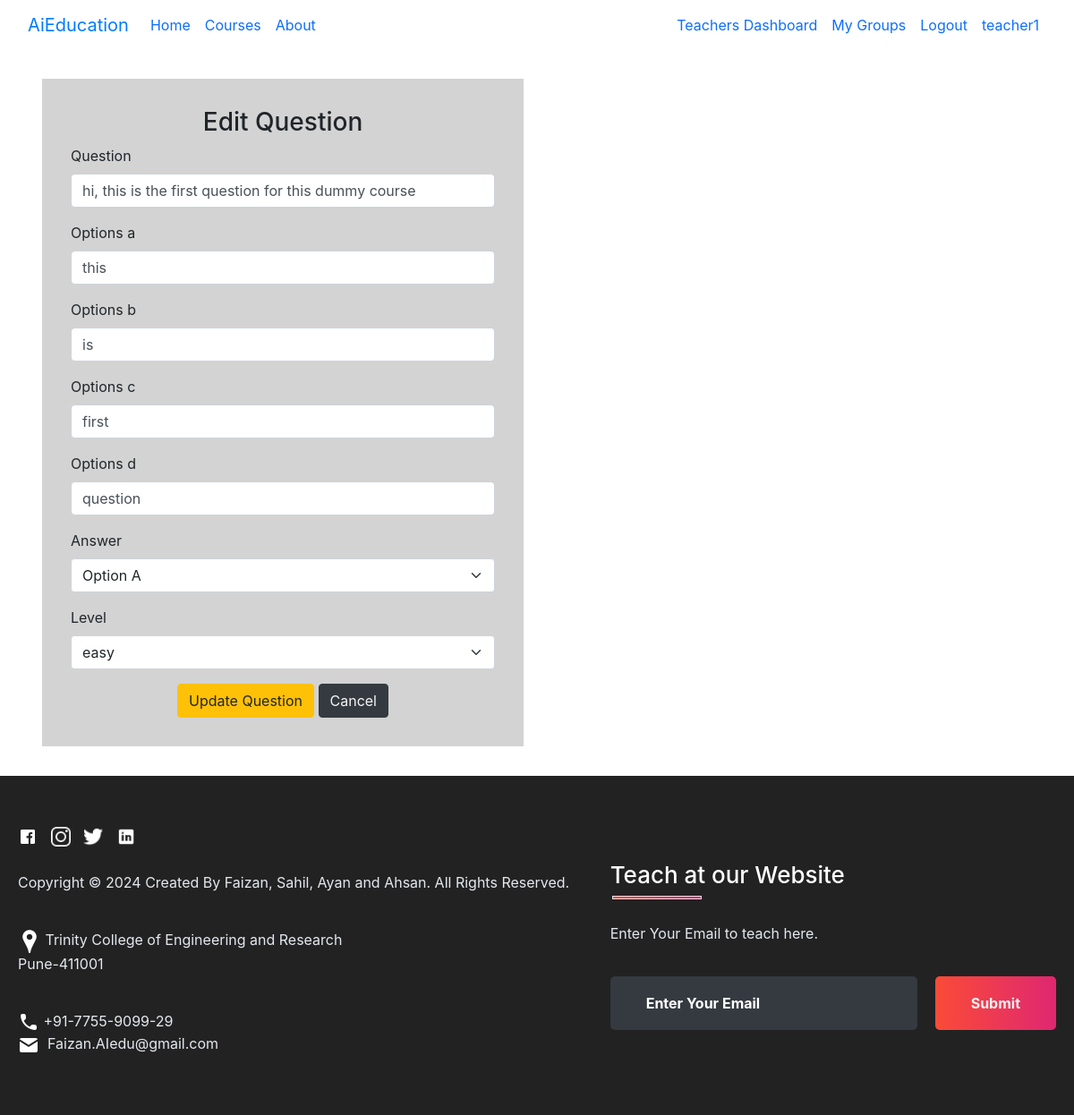
The app's page /tests/update-question/of/44/in/artificial-intelligence-course/ (signed in) with its own data.
### coursetests/models.py (models this page shows, shortened)
class Test_space(models.Model):
    question = models.CharField(max_length = 250)                   #1
    options_a = models.CharField(max_length = 250)                  #2
    options_b = models.CharField(max_length = 250)                  #3
    options_c = models.CharField(max_length = 250)                  #4
    options_d = models.CharField(max_length = 250)                  #5
    Answer_choices = [
        ('A', 'Option A'),
        ('B', 'Option B'),
        ('C', 'Option C'),
        ('D', 'Option D'),
        ('N', 'None') ]
    Level_it = [('easy','easy'),('meduim','medium'),
                ('hard','hard'),('expert','expert')]
    answer = models.CharField(default='N', choices = Answer_choices, max_length=200)           #6
    level = models.CharField(default = "easy", choices = Level_it, max_length=15)            #7
    course = models.ForeignKey(to=Course, on_delete = models.CASCADE)                         #8
    section = models.ForeignKey(to=Section, on_delete = models.CASCADE)                       #9
    teacher = models.ForeignKey(to=Teacher, on_delete = models.CASCADE)                       #10
    id = models.AutoField(primary_key=True)                                                   #11

### coursetests/views.py (the view, shortened to what this page needs)
# urls.py: path('update-question/of/<int:pk>/in/<slug:course_slug>/', views.UpdateQuestion.as_view(), name="updatequestion"),
class UpdateQuestion(LoginRequiredMixin, UpdateView):
    template_name="tests/update_question.html"
    model = Test_space
    fields = ['question', 'options_a', 'options_b', 'options_c', 'options_d', 'answer', 'level']

### coursetests/templates/tests/update_question.html (shortened to what this page needs)
{% extends 'base.html' %}
{% load static %}
{% load bootstrap5 %}
{% block content %}
<div class="row" style="margin:0px; padding: 2em;">
<div class="col-lg-6">
<div style="padding:2em; background-color: lightgrey;">
    <h3 style="text-align: center;"> Edit Question</h3>
    <form method="POST">
        {% bootstrap_form form %}
        <div style="text-align:center;">
         <input type="submit" class="btn btn-warning" value="Update Question">
         <a class="btn btn-dark" style="color:whitesmoke;" onclick="goBack()">
           Cancel</a>
        </div>
    </form>
</div></div>
</div>
{% endblock %}

### templates/base.html (shortened to what this page needs)
{% load static %}
<!DOCTYPE html>
<html lang="en">
<head>
    <link rel="stylesheet" href="{% static 'css/styles.css' %}">
    <link rel="stylesheet" href="{% static 'css/bootstrap.min.css' %}">
    <link rel="stylesheet" href="https://cdn.jsdelivr.net/npm/bootstrap@4.3.1/dist/css/bootstrap.min.css">
    <link rel="stylesheet" href="{% static 'courses/css/courses.css' %}">
    <link rel="stylesheet" href="{% static 'accounts/css/accounts.css' %}">
    <link rel="stylesheet" href="{% static 'modules/modules.css' %}">
    <link rel="stylesheet" href="{% static 'footer/css/footer.css' %}">
    <link rel="stylesheet" href="{% static 'coursetests/css/coursestyles.css' %}">
</head>
<body>
<nav class="navbar navbar-expand-lg bg-body-tertiary" >
    <div class="container-fluid">
      <a class="navbar-brand" href="{% url 'index' %}">
        AiEducation
      </a>
      <div class="collapse navbar-collapse" id="navbarSupportedContent">
        <ul class="navbar-nav me-auto mb-2 mb-lg-0">
          <li class="nav-item">
            <a class="nav-link active" aria-current="page" href="{% url 'index' %}">Home</a>
          </li>
          <li class="nav-item">
            <a class="nav-link" href="{% url 'courses:allcourseslist' %}">Courses</a>
          </li>
          <li class="nav-item">
            <a class="nav-link" href="{% url 'about' %}">About</a>
          </li>
        </ul>
        <ul class="navbar-nav mb-2 mb-lg-0">
            {% if user.is_authenticated %}
            {% if user.is_superuser %}
            <li class="nav-item">
              <a class="nav-link" href="{% url 'admin:index' %}">My Admin Dashboard</a>
            </li>
            {% elif not user.teacher %}
            <li class="nav-item">
              <a class="nav-link" href="{% url 'courses:student_dashboard' %}">My Dashboard</a>
            </li>
            {% else %}
            <li class="nav-item">
              <a class="nav-link" href="{% url 'courses:teacher_dashboard' %}">Teachers Dashboard</a>
            </li>
            {% endif %}
            <li class="nav-item">
              <a class="nav-link" href="">My Groups</a>
            </li>
            <li class="nav-item">
              <a class="nav-link" href="{% url 'accounts:logout' %}">Logout</a>
            </li>
            <li class="nav-item">
              <a class="nav-link" href="">{{user.username}}</a>
            </li>
            {% endif %}
        </ul>
      </div>
    </div>
  </nav>
    {% block content %}{% endblock content %}
<footer>
  <div class="footer-container">
    <div class="left-col">
      <div class="social-media">
        <a href="#"><img src="{% static 'footer/photos/fb.png' %}"></a>
        <a href="#"><img src="{% static 'footer/photos/insta.png' %}"></a>
        <a href="#"><img src="{% static 'footer/photos/tt.png' %}"></a>
        <a href="#"><img src="{% static 'footer/photos/linkedin.png' %}"></a>
      </div><br>
      <p class="rights-text">Copyright © 2024 Created By Faizan, Sahil, Ayan and Ahsan. All Rights Reserved.</p>
      <br><p><img src="{% static 'footer/photos/location.png' %}"> Trinity College of Engineering and Research<br>Pune-411001</p><br>
      <p><img src="{% static 'footer/photos/phone.png' %}"> +91-7755-9099-29<br><img src="{% static 'footer/photos/mail.png' %}">&nbsp; Faizan.AIedu@gmail.com<br>
      </p>
    </div>
    <div class="right-col">
      <h1 style="color: #fff">Teach at our Website</h1>
      <div class="border"></div><br>
      <p>Enter Your Email to teach here.</p>
      <form class="register-form">
        <input class="txtb" type="email" placeholder="Enter Your Email">
        <input class="btn" type="submit" value="Submit">
      </form>
    </div>
  </div>
</footer>
</body>
</html>

### static/courses/css/courses.css (style rules this page uses)
html, body { height: 100%; width: 100%; }

### static/footer/css/footer.css (style rules this page uses)
footer { color: #E5E8EF; background: #000D; padding: 50px 0; }
footer .footer-container { max-width: 1300px; margin: auto; padding: 0 20px; display: flex; justify-content: space-between; align-items: center; flex-wrap: wrap-reverse; }
footer .social-media img { width: 22px; }
footer .social-media a { margin-right: 10px; font-size: 22px; text-decoration: none; }
footer .right-col h1 { font-size: 26px; }
footer .border { width: 100px; height: 4px; background: linear-gradient(to right, #FA4B37, #DF2771); margin: 2px; }
footer .register-form { display: flex; justify-content: center; align-items: center; flex-wrap: wrap; }
footer input::placeholder { color: white !important; }
footer .txtb { flex: 1; padding: 18px 40px; font-size: 16px; background: #343A40; border: none; font-weight: 700; outline: none; border-radius: 5px; min-width: 260px; margin-top: 20px; color: white; }
footer .btn { margin-top: 20px; padding: 18px 40px; font-size: 16px; color: #f1f1f1; background: linear-gradient(to right, #FA4B37, #DF2771); border: none; font-weight: 700; outline: none; border-radius: 5px; margin-left: 20px; cursor: pointer; transition: opacity .3s linear; }

### records on screen
Test_space: question "hi, this is the first question for this dummy course", options_a "this", options_b "is", options_c "first", options_d "question", answer "Option A", level "easy"

### other values on screen
{{ user.username }} "teacher1"
